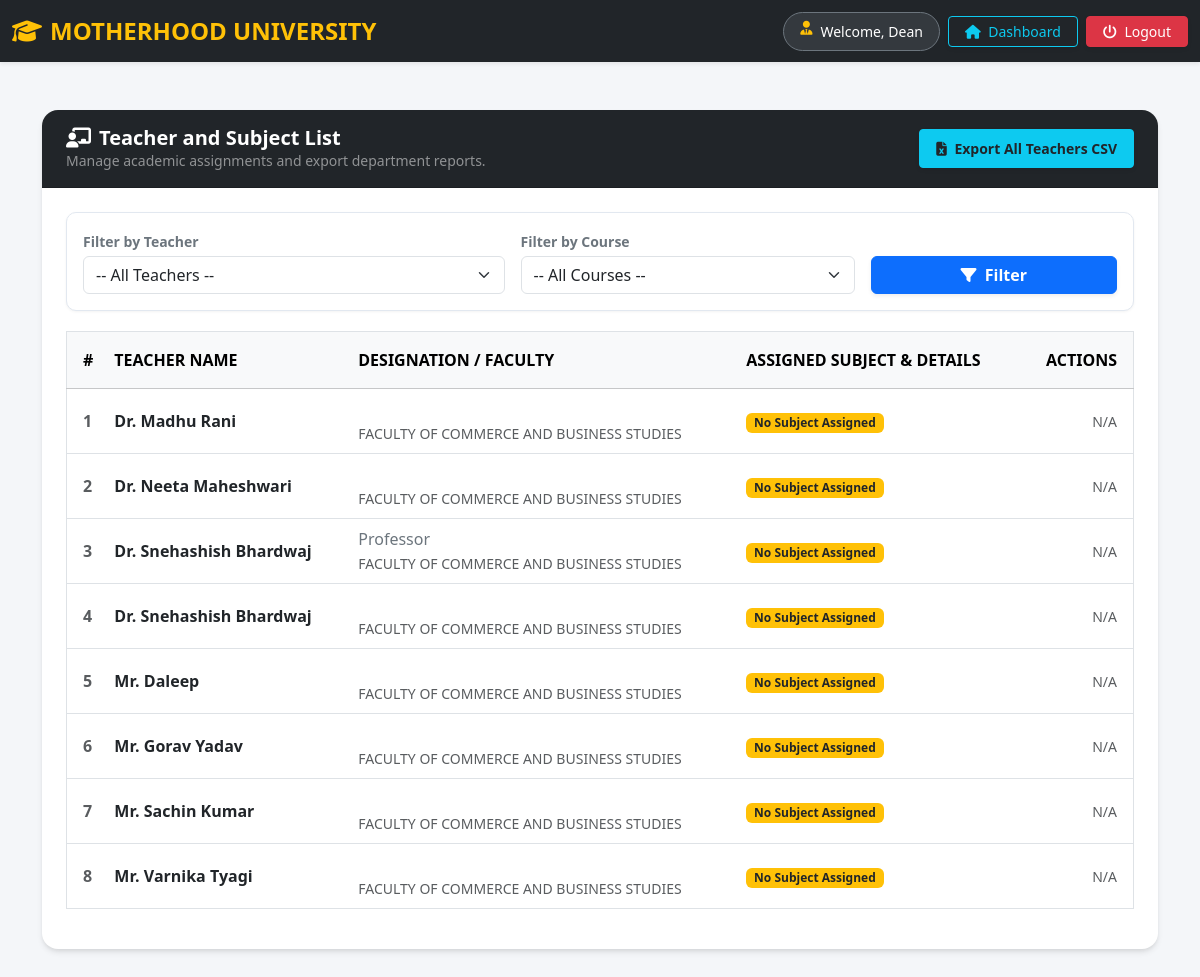
Page /dean/manage_teachers.php on the committed database.
### tables this page shows
CREATE TABLE `teachers` (
  `id` int(11) NOT NULL,
  `name` varchar(255) NOT NULL,
  `faculty_id` int(11) DEFAULT NULL,
  `faculty` varchar(255) NOT NULL,
  `number` int(13) NOT NULL,
  `designation` varchar(66) NOT NULL
);

### dean/manage_teachers.php (the view, shortened to what this page needs)
<?php
include "../db_connect.php";
$where_clause = "WHERE 1=1";
?>
<!doctype html>
<html lang="en" data-bs-theme="light">
    <head>
        <link
            href="https://cdn.jsdelivr.net/npm/bootstrap@5.3.8/dist/css/bootstrap.min.css"
            rel="stylesheet"
        />
        <link rel="stylesheet" href="https://cdnjs.cloudflare.com/ajax/libs/font-awesome/6.5.1/css/all.min.css">
    </head>
    <body>
        <?php include 'dean_navbar.php'; ?>
        <main class="container my-5">
            <div class="row">
                <div class="col-md-12">
                    <div class="card rounded-4 overflow-hidden">
                        <div class="card-header bg-dark text-white py-3 px-4 d-flex justify-content-between align-items-center flex-wrap gap-3">
                            <div>
                                <h5 class="mb-0 fw-bold"><i class="fa-solid fa-chalkboard-user me-2"></i>Teacher and Subject List</h5>
                                <p class="text-muted small mb-0 text-white-50">Manage academic assignments and export department reports.</p>
                            </div>
                            <div class="d-flex gap-2 flex-wrap">
                                <a href="?export=teachers" class="btn btn-sm btn-info text-dark fw-semibold px-3 py-2 shadow-sm">
                                    <i class="fa-solid fa-file-excel me-1"></i> Export All Teachers CSV
                                </a>
                            </div>
                        </div>
                        <div class="card-body p-4">
                            <div class="filter-box">
                                <form method="POST" action="" class="row g-3 align-items-end">
                                    <div class="col-md-5">
                                        <label class="form-label small fw-bold text-secondary mb-1">Filter by Teacher</label>
                                        <select class="form-select" name="assign_filter_teacher">
                                            <option value="">-- All Teachers --</option>
                                        </select>
                                    </div>
                                    <div class="col-md-4">
                                        <label class="form-label small fw-bold text-secondary mb-1">Filter by Course</label>
                                        <select class="form-select" name="assign_filter_course">
                                            <option value="">-- All Courses --</option>
                                        </select>
                                    </div>
                                    <div class="col-md-3 d-flex gap-2">
                                        <button type="submit" name="apply_assignment_filters" class="btn btn-primary w-100 fw-semibold shadow-sm"><i class="fa-solid fa-filter me-1"></i> Filter</button>
                                    </div>
                                </form>
                            </div>
                            <div class="table-responsive">
                                <table class="table table-hover align-middle border">
                                    <thead class="table-light text-uppercase fs-7">
                                        <tr>
                                            <th class="py-3 ps-3">#</th>
                                            <th class="py-3">Teacher Name</th>
                                            <th class="py-3">Designation / Faculty</th>
                                            <th class="py-3">Assigned Subject & Details</th>
                                            <th class="py-3 text-end pe-3">Actions</th>
                                        </tr>
                                    </thead>
                                    <tbody>
                                        <?php
                                        $teachers_query = "SELECT t.*, st.id as assignment_id, st.subject_name, st.course_name, st.year, st.semester
                                                           FROM teachers t
                                                           LEFT JOIN subjected_teacher st ON t.id = st.teacher_id
                                                           $where_clause
                                                           ORDER BY t.name ASC";
                                        $teachers_res = mysqli_query($conn, $teachers_query);
                                        if (mysqli_num_rows($teachers_res) > 0) {
                                            $counter = 1;
                                            while ($row = mysqli_fetch_assoc($teachers_res)) {
                                                echo '<tr>';
                                                echo '<td class="ps-3 text-muted fw-semibold">' . $counter++ . '</td>';
                                                echo '<td class="fw-semibold text-dark">' . htmlspecialchars($row['name']) . '</td>';
                                                echo '<td><span class="text-secondary">' . htmlspecialchars($row['designation'] ?? '-') . '</span><br><small class="text-muted">' . htmlspecialchars($row['faculty'] ?? '') . '</small></td>';
                                                if (!empty($row['subject_name'])) {
                                                    echo '<td>
                                                            <span class="badge bg-secondary px-2 py-1">' . htmlspecialchars($row['subject_name']) . '</span><br>
                                                            <span class="text-secondary small">' . htmlspecialchars($row['course_name']) . '</span>
                                                            <span class="badge bg-light text-dark border ms-1">Yr: ' . $row['year'] . ' | Sem: ' . $row['semester'] . '</span>
                                                          </td>';
                                                    echo '<td class="text-end pe-3">
                                                            <a href="?delete=' . $row['assignment_id'] . '" class="btn btn-sm btn-outline-danger px-2 py-1" onclick="return confirm(\'Are you sure you want to delete this assignment mapping?\');" title="Delete Assignment"><i class="fa-solid fa-trash"></i></a>
                                                          </td>';
                                                } else {
                                                    echo '<td><span class="badge bg-warning text-dark">No Subject Assigned</span></td>';
                                                    echo '<td class="text-end pe-3"><span class="text-muted small">N/A</span></td>';
                                                }
                                                echo '</tr>';
                                            }
                                        } else {
                                            echo '<tr><td colspan="5" class="text-center text-muted py-5"><div class="py-3"><i class="fa-solid fa-folder-open fs-2 text-black-50 mb-2"></i><p class="mb-0">No teachers found matching your filters.</p></div></td></tr>';
                                        }
                                        ?>
                                    </tbody>
                                </table>
                            </div>
                        </div>
                    </div>
                </div>
            </div>
        </main>
    </body>
</html>

### dean/manage_teachers.php (style rules this page uses)
body { background-color: #f4f6f9; }
.filter-box { background-color: #ffffff; border-radius: 10px; padding: 16px; margin-bottom: 20px; border: 1px solid #e2e8f0; box-shadow: 0 1px 3px rgba(0,0,0,0.05); }
.card { border: none; box-shadow: 0 4px 6px -1px rgba(0, 0, 0, 0.1), 0 2px 4px -1px rgba(0, 0, 0, 0.06); }

### rows in the picture
teachers: name "Dr. Madhu Rani", faculty "FACULTY OF COMMERCE AND BUSINESS STUDIES"
teachers: name "Dr. Neeta Maheshwari", faculty "FACULTY OF COMMERCE AND BUSINESS STUDIES"
teachers: name "Dr. Snehashish Bhardwaj", designation "Professor", faculty "FACULTY OF COMMERCE AND BUSINESS STUDIES"
teachers: name "Dr. Snehashish Bhardwaj", faculty "FACULTY OF COMMERCE AND BUSINESS STUDIES"
teachers: name "Mr. Daleep", faculty "FACULTY OF COMMERCE AND BUSINESS STUDIES"
teachers: name "Mr. Gorav Yadav", faculty "FACULTY OF COMMERCE AND BUSINESS STUDIES"
teachers: name "Mr. Sachin Kumar", faculty "FACULTY OF COMMERCE AND BUSINESS STUDIES"
teachers: name "Mr. Varnika Tyagi", faculty "FACULTY OF COMMERCE AND BUSINESS STUDIES"

### other values in the picture
$nav_dean_name "Dean"
